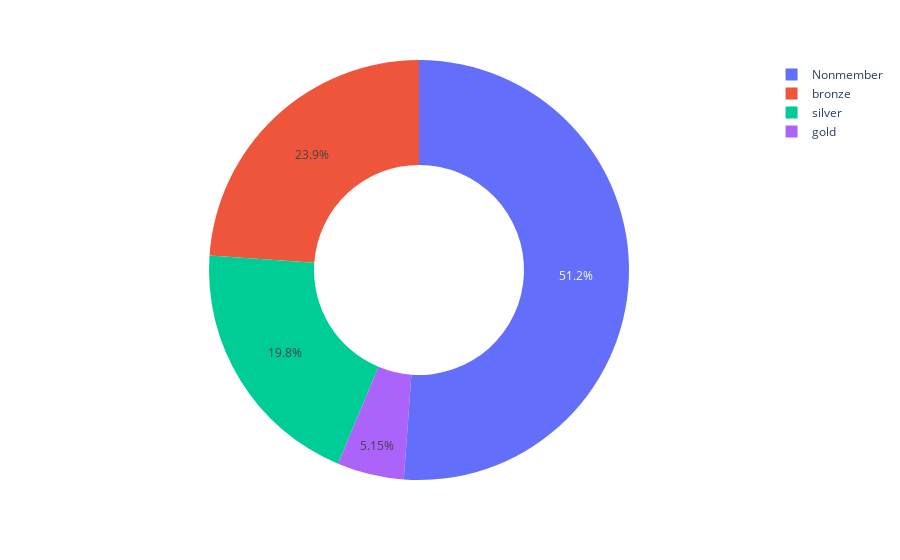

Source (notebook cell):
### Code cell
px.pie(member_pie, names="member_tier", values="count", hole=0.5)

### Figure 1 — Plotly figure (JSON) as saved in the notebook; plotly's stock layout.template omitted (floating-point values rounded to 4 significant figures)
{"data": [{"domain": {"x": [0, 1], "y": [0, 1]}, "hole": 0.5, "hovertemplate": "member_tier=%{label}<br>count=%{value}<extra></extra>", "labels": ["Nonmember", "bronze", "silver", "gold"], "legendgroup": "", "name": "", "showlegend": true, "type": "pie", "values": [374568, 175069, 144902, 37710]}], "layout": {"legend": {"tracegroupgap": 0}, "margin": {"t": 60}}}
